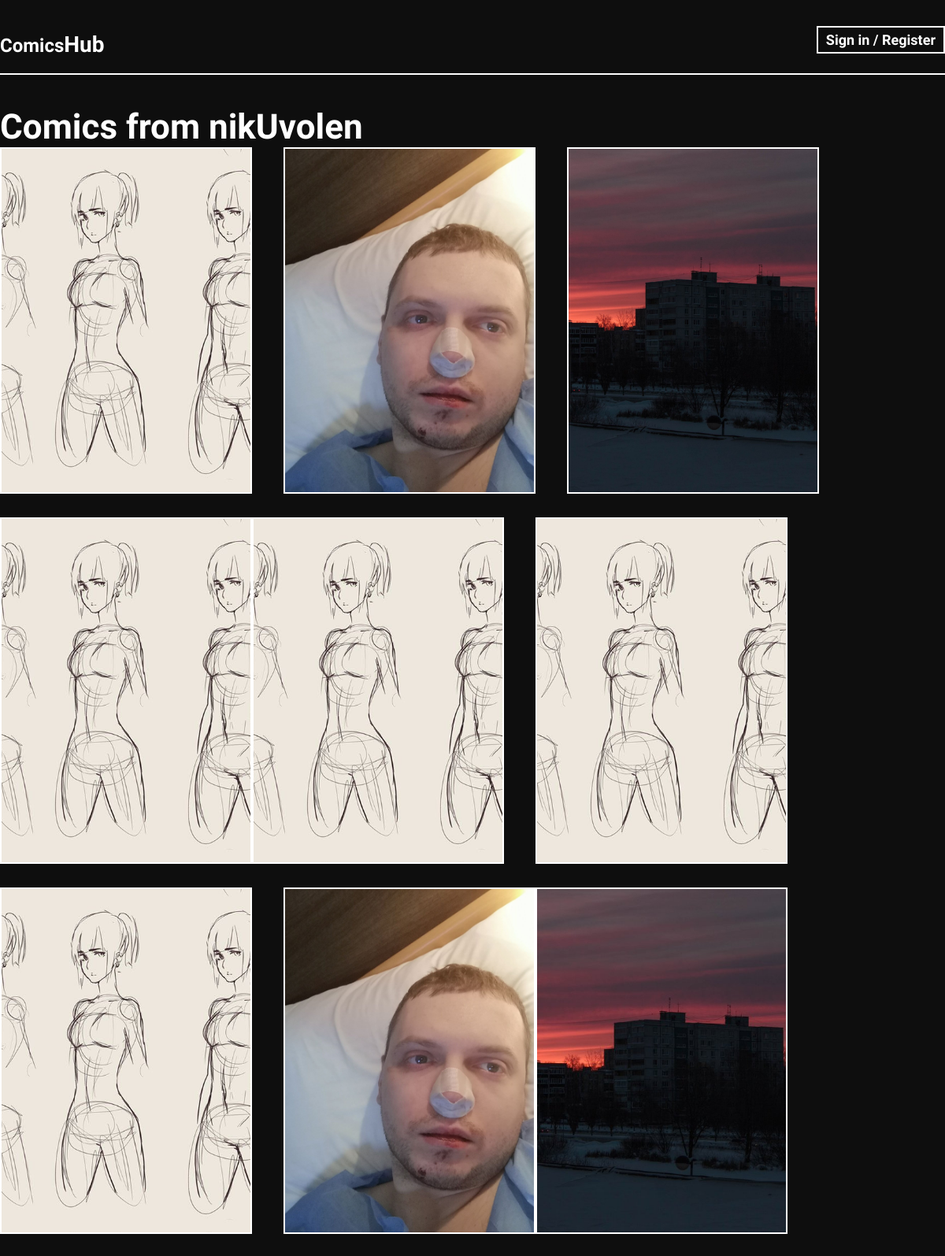
The app's page /comics/authors_comics/nikUvolen with its own data.
### apps/users_profiles/models.py (models this page shows, shortened)
class User(AbstractUser):
    username_validator = UnicodeUsernameValidator()
    username = models.CharField(
        max_length=20,
        unique=True,
        help_text='Required. 150 characters or fewer. Letters, digits and @/./+/-/_ only.',
        validators=[username_validator],
        error_messages={
            'unique': "A user with that username already exists.",
        },
    )
    avatar = models.ImageField(upload_to=upload_user_avatars_func,
                               null=True,
                               blank=True,
                               validators=[FileExtensionValidator(allowed_extensions=['jpg', 'jpeg'])],
                               default=None)
    class Meta:
        verbose_name = 'User'
        verbose_name_plural = 'Users'

### apps/comics/models.py (models this page shows, shortened)
class Comics(models.Model):
    title = models.CharField(max_length=150, verbose_name='Title')
    slug = AutoSlugField(populate_from='title', verbose_name='Comics url', unique=True)
    description = models.TextField(max_length=512, null=True, blank=True, verbose_name='Description')
    is_complete = models.BooleanField(default=False, verbose_name='Is complete')
    unique_views = models.ManyToManyField(IP, related_name='post_views', blank=True)
    created_at = models.DateTimeField(auto_now_add=True, verbose_name='Created at')
    updated_at = models.DateTimeField(auto_now=True, verbose_name='Updated at')
    preview_image = models.ImageField(
        upload_to=upload_function, verbose_name='Edit preview image',
        validators=[FileExtensionValidator(allowed_extensions=['jpg', 'jpeg'])]
    )
    like_dislikes = GenericRelation(LikesDislikes)
    tags = TaggableManager()
    author = models.ForeignKey(get_user_model(), null=True, on_delete=models.SET_NULL, verbose_name='Author')
    def total_unique_views(self):
        return self.unique_views.count()
    def get_preview_image(self):
        return mark_safe(f'<img src="{self.preview_image.url}" width="auto" height="130">')
    get_preview_image.short_description = 'Preview image'
    class Meta:
        verbose_name = 'Comic book'
        verbose_name_plural = 'Comics'
        ordering = ['-created_at']

### apps/comics/views.py (the view)
# urls.py: path('comics/authors_comics/<str:username>', AuthorsComicsView.as_view(), name='authors-comics'),
class AuthorsComicsView(views.View):
    def get(self, request, username, *args, **kwargs):
        author = get_object_or_404(User, username=username)
        comics = Comics.objects.prefetch_related('unique_views').filter(author=author)
        if comics.count():
            context = {
                'author': author,
                'comics': comics,
            }
            return render(request, 'comics/author_comics_page.html', context=context)
        else:
            return HttpResponseNotFound('Page not found')

### apps/comics/templates/comics/author_comics_page.html (shortened to what this page needs)
{% extends 'base.html' %}
{% load static %}
{% load include_tags %}
{% block content %}
    <h1>Comics from {{ author.username }}</h1>
    <div class="card-rows">
        {% for item in comics %}
            <div class="card">
                <img class="card-img" src="{{ item.preview_image.url }}" alt="">
            </div>
        {% endfor %}
    </div>
{% endblock content %}

### templates/base.html (shortened to what this page needs)
{% load static %}
{% load cache %}
<!DOCTYPE html>
<html lang="en">
<head>
    <link rel="stylesheet" href="{% static 'application/css/base.css' %}">
</head>
<body>
    {% include 'inc/_header.html' %}
    <main>
        <div class="container">
            <div class="main__inner">
                {% block content %}{% endblock content %}
            </div>
        </div>
    </main>
</body>
</html>

### templates/inc/_header.html
{% url 'home' as home_url %}
{% load static %}
{% load include_tags %}
<header id="header">
    <div class="container">
        <div class="header__inner">
            <a href="{{ home_url }}" class="logo">Comics<span class="logo-hub">Hub</span></a>
            {% if request.user.is_authenticated %}
            <ui class="header-links">
                <li class="header-link"><a href="{% url 'add-comics' %}" class="profile-link add-comics">Add comics</a></li>
                <li class="header-link">
                    <div id="top_profile_link" class="TopNavBtn TopNavBtn__profileLink">
                        {{ user.username }}
                        <div class="user-avatar">
                            <img class="profile-avatar" src="{% get_avatar_or_default user_avatar=user.avatar %}" alt="Avatar">
                        </div>
                        <div class="top_profile_link-arrow"><svg fill="none" height="8" viewBox="0 0 12 8" width="12" xmlns="http://www.w3.org/2000/svg"><path clip-rule="evenodd" d="M2.16 2.3a.75.75 0 011.05-.14L6 4.3l2.8-2.15a.75.75 0 11.9 1.19l-3.24 2.5c-.27.2-.65.2-.92 0L2.3 3.35a.75.75 0 01-.13-1.05z" fill="currentColor" fill-rule="evenodd"></path></svg></div>
                    </div>
                    <div id="top_profile_menu" class="top_profile_menu">
                        <a href="{% url 'user_profile' user.username %}" class="top_profile_menu-link">My profile</a>
                        <a href="{% url 'update_profile' %}" class="top_profile_menu-link">Settings</a>
                        <a href="{% url 'logout' %}" class="top_profile_menu-link">Exit</a>
                    </div>
                </li>
            </ui>
            {% else %}
            <div class="reg__sign"><a href="{% url 'login' %}" class="reg__sign-btn">Sign in / Register </a></div>
            {% endif %}
        </div>
    </div>
</header>

### application/static/application/css/base.css (style rules this page uses)
body { background-color: #0e0e0e; color: white; font-family: 'Padauk', sans-serif; font-size: 22px; }
*, *::after, *::before { margin: 0; padding: 0; box-sizing: border-box; }
#header { -ms-user-select: none; -moz-user-select: none; -khtml-user-select: none; -webkit-user-select: none; }
.header__inner { display: flex; position: relative; justify-content: space-between; margin: 40px 0; padding-bottom: 20px;; border-bottom: 2px white solid; }
.container { margin: 0 auto; width: 100%; max-width: 1400px; }
.logo { font-weight: 800; font-size: 24px; cursor: pointer; color: white; text-decoration: none; }
.logo-hub { font-size: 28px; }
.reg__sign { font-size: 18px; font-weight: 600; }
.reg__sign-btn { cursor: pointer; padding: 5px 10px; border: 2px white solid; color: white; background: transparent; text-decoration: none; transition: background .2s linear, color .2s linear; }
.card-rows { display: flex; flex-wrap: wrap; margin: 0 auto; }
.card { position: relative; width: 320px; height: 440px; margin-right: 40px; margin-bottom: 30px; overflow: hidden; border: 2px white solid; transition: border .2s linear; }
.card:nth-child(4n) { margin-right: 0; }
.card-img { width: 100%; height: 100%; object-fit: cover; transition: opacity .5s linear, filter .5s linear; }
@media (max-width: 1400px) { .container { max-width: 1200px; } }

### records on screen
User: username "nikUvolen"
Comics: preview_image (picture)
Comics: preview_image (picture)
Comics: preview_image (picture)
Comics: preview_image (picture)
Comics: preview_image (picture)
Comics: preview_image (picture)
Comics: preview_image (picture)
Comics: preview_image (picture)
Comics: preview_image (picture)
